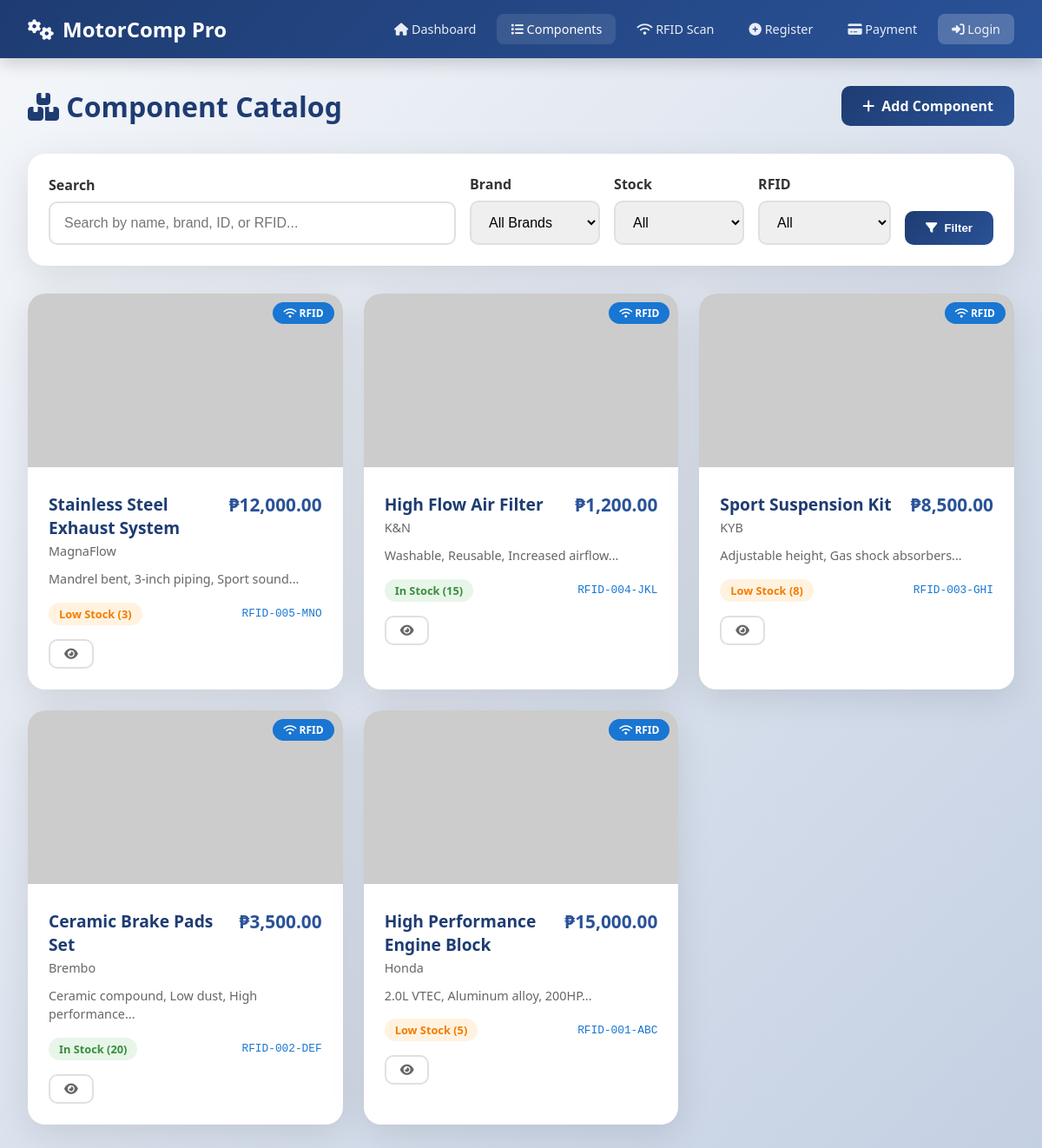
/components.php, run on the app's committed database.
### tables this page shows
CREATE TABLE IF NOT EXISTS components (
    id INT AUTO_INCREMENT PRIMARY KEY,
    component_id VARCHAR(50) UNIQUE NOT NULL,
    rfid_tag VARCHAR(100) UNIQUE,            
    rfid_epc VARCHAR(100),                   
    name VARCHAR(100) NOT NULL,
    brand VARCHAR(50) NOT NULL,
    price DECIMAL(10,2) NOT NULL,
    stock_quantity INT DEFAULT 0,
    specs TEXT,
    compatibility VARCHAR(255),
    image_url VARCHAR(500),
    location VARCHAR(100),                   
    created_at TIMESTAMP DEFAULT CURRENT_TIMESTAMP,
    updated_at TIMESTAMP DEFAULT CURRENT_TIMESTAMP ON UPDATE CURRENT_TIMESTAMP,
    INDEX idx_rfid (rfid_tag),               
    INDEX idx_component_id (component_id)
);

### config.php (called while the page is built, shortened)
<?php
function isLoggedIn() {
    return isset($_SESSION['user_id']);
}
function formatPrice($price) {
    return '₱' . number_format($price, 2);
}
function sanitize($input) {
    return htmlspecialchars(trim($input), ENT_QUOTES, 'UTF-8');
}
?>

### components.php (the view, shortened to what this page needs)
<?php
require_once 'config.php';
require 'header.php';
$db = getDB();
$search = $_GET['search'] ?? '';
$where = [];
$whereClause = !empty($where) ? 'WHERE ' . implode(' AND ', $where) : '';
$page = isset($_GET['page']) ? max(1, intval($_GET['page'])) : 1;
$perPage = ITEMS_PER_PAGE;
$offset = ($page - 1) * $perPage;
$result = $db->query("SELECT * FROM components $whereClause ORDER BY id DESC LIMIT $offset, $perPage");
$components = [];
while ($row = $result->fetch_assoc()) {
    $components[] = $row;
}
?>
<div style="display: flex; justify-content: space-between; align-items: center; margin-bottom: 2rem;">
  <h1 style="color: var(--primary);"><i class="fas fa-boxes"></i> Component Catalog</h1>
  <a href="register_component.php" class="btn btn-primary">
    <i class="fas fa-plus"></i> Add Component
  </a>
</div>
<div class="card" style="margin-bottom: 2rem;">
  <div class="card-body">
    <form method="GET" action="" style="display: flex; gap: 1rem; flex-wrap: wrap; align-items: end;">
      <div style="flex: 1; min-width: 200px;">
        <label style="display: block; margin-bottom: 0.5rem; font-weight: 600;">Search</label>
        <input type="text" name="search" class="form-control" placeholder="Search by name, brand, ID, or RFID..."
               value="<?php echo sanitize($search); ?>">
      </div>
      <div style="min-width: 150px;">
        <label style="display: block; margin-bottom: 0.5rem; font-weight: 600;">Brand</label>
        <select name="brand" class="form-control">
          <option value="">All Brands</option>
        </select>
      </div>
      <div style="min-width: 150px;">
        <label style="display: block; margin-bottom: 0.5rem; font-weight: 600;">Stock</label>
        <select name="stock" class="form-control">
          <option value="">All</option>
        </select>
      </div>
      <div style="min-width: 150px;">
        <label style="display: block; margin-bottom: 0.5rem; font-weight: 600;">RFID</label>
        <select name="rfid" class="form-control">
          <option value="">All</option>
        </select>
      </div>
      <button type="submit" class="btn btn-primary">
        <i class="fas fa-filter"></i> Filter
      </button>
    </form>
  </div>
</div>
<?php if (empty($components)): ?>
<div class="card" style="padding: 4rem; text-align: center;">
  <i class="fas fa-search" style="font-size: 4rem; color: #ccc; margin-bottom: 1rem;"></i>
  <h3 style="color: #666; margin-bottom: 0.5rem;">No components found</h3>
  <p style="color: #999;">Try adjusting your search or filters</p>
</div>
<?php else: ?>
<div class="grid grid-3" style="margin-bottom: 2rem;">
  <?php foreach ($components as $comp):
    $stockClass = $comp['stock_quantity'] > 10 ? 'badge-success' : ($comp['stock_quantity'] > 0 ? 'badge-warning' : 'badge-danger');
    $stockText = $comp['stock_quantity'] > 10 ? 'In Stock' : ($comp['stock_quantity'] > 0 ? 'Low Stock' : 'Out of Stock');
    $hasRFID = !empty($comp['rfid_tag']);
  ?>
  <div class="card" style="transition: all 0.3s;">
    <div style="position: relative;">
      <img src="<?php echo $comp['image_url'] ?: 'https://via.placeholder.com/300x200?text=No+Image'; ?>"
           alt="<?php echo sanitize($comp['name']); ?>"
           style="width: 100%; height: 200px; object-fit: cover;">
      <?php if ($hasRFID): ?>
      <div style="position: absolute; top: 10px; right: 10px; background: #1976d2; color: white;
                  padding: 0.25rem 0.75rem; border-radius: 20px; font-size: 0.75rem; font-weight: 600;">
        <i class="fas fa-wifi"></i> RFID
      </div>
      <?php endif; ?>
    </div>
    <div style="padding: 1.5rem;">
      <div style="display: flex; justify-content: space-between; align-items: start; margin-bottom: 0.75rem;">
        <div>
          <h3 style="font-size: 1.2rem; color: var(--primary); margin-bottom: 0.25rem;">
            <?php echo sanitize($comp['name']); ?>
          </h3>
          <p style="color: #666; font-size: 0.9rem;"><?php echo sanitize($comp['brand']); ?></p>
        </div>
        <span style="font-size: 1.3rem; color: var(--secondary); font-weight: 700;">
          <?php echo formatPrice($comp['price']); ?>
        </span>
      </div>
      <p style="color: #666; font-size: 0.9rem; margin-bottom: 1rem; line-height: 1.5;">
        <?php echo substr(sanitize($comp['specs']), 0, 100) . '...'; ?>
      </p>
      <div style="display: flex; justify-content: space-between; align-items: center; margin-bottom: 1rem;">
        <span class="badge <?php echo $stockClass; ?>">
          <?php echo $stockText; ?> (<?php echo $comp['stock_quantity']; ?>)
        </span>
        <?php if ($hasRFID): ?>
        <span style="font-family: monospace; font-size: 0.8rem; color: #1976d2;">
          <?php echo sanitize($comp['rfid_tag']); ?>
        </span>
        <?php endif; ?>
      </div>
      <div style="display: flex; gap: 0.5rem;">
        <a href="view_component.php?id=<?php echo $comp['id']; ?>" class="btn btn-sm btn-secondary" title="View">
          <i class="fas fa-eye"></i>
        </a>
      </div>
    </div>
  </div>
  <?php endforeach; ?>
</div>
<?php endif; ?>
<?php require 'footer.php'; ?>

### header.php (shortened to what this page needs)
<?php require_once 'config.php'; ?>
<!DOCTYPE html>
<html lang="en">
<head>
  <link href="https://cdnjs.cloudflare.com/ajax/libs/font-awesome/6.4.0/css/all.min.css" rel="stylesheet">
</head>
<body>
  <nav class="navbar">
    <div class="nav-container">
      <a href="index.php" class="logo">
        <i class="fas fa-cogs"></i>
        <span><?php echo APP_NAME; ?></span>
      </a>
      <div class="nav-links">
        <a href="index.php" class="<?php echo basename($_SERVER['PHP_SELF']) == 'index.php' ? 'active' : ''; ?>">
          <i class="fas fa-home"></i> Dashboard
        </a>
        <a href="components.php" class="<?php echo basename($_SERVER['PHP_SELF']) == 'components.php' ? 'active' : ''; ?>">
          <i class="fas fa-list"></i> Components
        </a>
        <a href="rfid_scan.php" class="<?php echo basename($_SERVER['PHP_SELF']) == 'rfid_scan.php' ? 'active' : ''; ?>">
          <i class="fas fa-wifi"></i> RFID Scan
        </a>
        <a href="register_component.php" class="<?php echo basename($_SERVER['PHP_SELF']) == 'register_component.php' ? 'active' : ''; ?>">
          <i class="fas fa-plus-circle"></i> Register
        </a>
        <a href="payment.php" class="<?php echo basename($_SERVER['PHP_SELF']) == 'payment.php' ? 'active' : ''; ?>">
          <i class="fas fa-credit-card"></i> Payment
        </a>
        <?php if (isLoggedIn()): ?>
        <div class="user-menu">
          <span><?php echo $_SESSION['user']['username']; ?></span>
          <a href="logout.php" class="btn-logout"><i class="fas fa-sign-out-alt"></i></a>
        </div>
        <?php else: ?>
        <a href="login.php" class="btn-logout"><i class="fas fa-sign-in-alt"></i> Login</a>
        <?php endif; ?>
      </div>
    </div>
  </nav>
  <div class="main-container">

### footer.php
  </div>
</body>
</html>

### header.php (style rules this page uses)
* { margin: 0; padding: 0; box-sizing: border-box; }
:root { --primary: #1e3c72; --secondary: #2a5298; --accent: #667eea; --success: #4caf50; --warning: #ff9800; --danger: #f44336; --light: #f5f7fa; --dark: #333; }
body { font-family: 'Segoe UI', Tahoma, Geneva, Verdana, sans-serif; background: linear-gradient(135deg, #f5f7fa 0%, #c3cfe2 100%); min-height: 100vh; color: var(--dark); }
.navbar { background: linear-gradient(135deg, var(--primary), var(--secondary)); padding: 1rem 2rem; box-shadow: 0 4px 20px rgba(0,0,0,0.2); position: sticky; top: 0; z-index: 1000; }
.nav-container { max-width: 1400px; margin: 0 auto; display: flex; justify-content: space-between; align-items: center; }
.logo { color: white; font-size: 1.5rem; font-weight: 700; text-decoration: none; display: flex; align-items: center; gap: 10px; }
.nav-links { display: flex; gap: 0.5rem; align-items: center; }
.nav-links a { color: rgba(255,255,255,0.9); text-decoration: none; padding: 0.5rem 1rem; border-radius: 8px; transition: all 0.3s; font-size: 0.9rem; }
.nav-links a:hover, .nav-links a.active { color: white; background: rgba(255,255,255,0.1); }
.btn-logout { background: rgba(255,255,255,0.2); border: none; color: white; padding: 0.5rem 1rem; border-radius: 8px; cursor: pointer; text-decoration: none; font-size: 0.9rem; }
.main-container { max-width: 1400px; margin: 0 auto; padding: 2rem; }
.card { background: white; border-radius: 20px; box-shadow: 0 10px 40px rgba(0,0,0,0.1); overflow: hidden; }
.card-body { padding: 1.5rem; }
.btn { display: inline-flex; align-items: center; gap: 0.5rem; padding: 0.75rem 1.5rem; border-radius: 10px; font-weight: 600; text-decoration: none; border: none; cursor: pointer; transition: all 0.3s; }
.btn-primary { background: linear-gradient(135deg, var(--primary), var(--secondary)); color: white; }
.btn-secondary { background: white; color: #666; border: 2px solid #e0e0e0; }
.btn-sm { padding: 0.5rem 1rem; font-size: 0.875rem; }
.form-control { width: 100%; padding: 0.875rem 1rem; border: 2px solid #e0e0e0; border-radius: 10px; font-size: 1rem; transition: all 0.3s; }
.badge { display: inline-block; padding: 0.25rem 0.75rem; border-radius: 20px; font-size: 0.8rem; font-weight: 600; }
.badge-success { background: #e8f5e9; color: #388e3c; }
.badge-warning { background: #fff3e0; color: #f57c00; }
.grid { display: grid; gap: 1.5rem; }
.grid-3 { grid-template-columns: repeat(3, 1fr); }

### data on the page
components: shows "RFID", name "Stainless Steel Exhaust System", brand "MagnaFlow", price "₱12,000.00", specs "Mandrel bent, 3-inch piping, Sport sound", stock_quantity "Low Stock", stock_quantity "3", rfid_tag "RFID-005-MNO"
components: shows "RFID", name "High Flow Air Filter", brand "K&N", price "₱1,200.00", specs "Washable, Reusable, Increased airflow", stock_quantity "In Stock", stock_quantity "15", rfid_tag "RFID-004-JKL"
components: shows "RFID", name "Sport Suspension Kit", brand "KYB", price "₱8,500.00", specs "Adjustable height, Gas shock absorbers", stock_quantity "Low Stock", stock_quantity "8", rfid_tag "RFID-003-GHI"
components: shows "RFID", name "Ceramic Brake Pads Set", brand "Brembo", price "₱3,500.00", specs "Ceramic compound, Low dust, High performance", stock_quantity "In Stock", stock_quantity "20", rfid_tag "RFID-002-DEF"
components: shows "RFID", name "High Performance Engine Block", brand "Honda", price "₱15,000.00", specs "2.0L VTEC, Aluminum alloy, 200HP", stock_quantity "Low Stock", stock_quantity "5", rfid_tag "RFID-001-ABC"

### other printed values
APP_NAME "MotorComp Pro"
